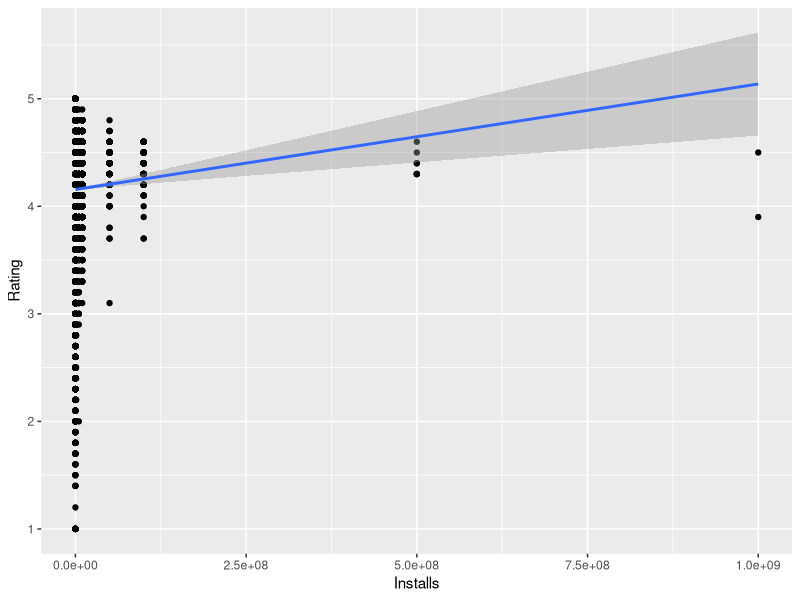
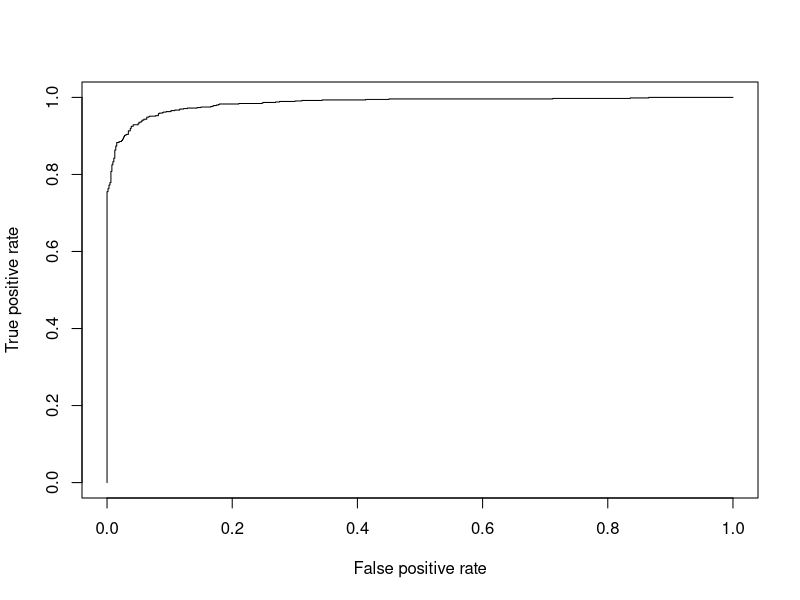

The R source for these figures, in order:
## ---- chunk 1
knitr::opts_chunk$set(echo = TRUE)
setwd("~/Documents/R/android apps")
## ---- chunk 2
library("foreign")
raw_data <- read.csv("clean_googleplaystore.csv")
str(raw_data)
## ---- chunk 3
library(ggplot2)
data <- na.omit(raw_data)
g <- ggplot(data, aes(x=Installs, y=Rating)) + geom_point() + geom_smooth(method="lm")
plot(g)
## ---- chunk 4
data$Installs <- ifelse( data$Installs < 100000 , 0, 1)
data$installations <- factor(data$Installs)
#data$out <- relevel(data$installations, ref='10000')
data$Type <- factor(ifelse(data$Type == 'Free', 1, 0))
data = data[,-c(1, 2,7,9,10,11,12, 13, 14)]
str(data)
## ---- chunk 5
set.seed(100)
trainingRows <- sample(1:nrow(data), 0.8*nrow(data))
training <- data[trainingRows, ]
test <- data[-trainingRows, ]
## ---- chunk 6
# Now we’ll execute a logistic regression with independent variables.
default.model <- glm(installations~ . ,family="binomial"(link = "logit"),training)
## ---- chunk 7
summary(default.model)
## ---- chunk 8
pred.model <- predict.glm(default.model,test,type='response')
head(pred.model)

modelhit <- mean(pred.model!=test$installations)
modelhit
## ---- chunk 9
#Predicting for a value
xx <- data.frame(Category="FAMILY",Reviews=23060,Size=21.000,Type='1',Rating=4.2)
xxpred <- predict(default.model,xx,type='response')
xxpred
#Pretty high chance according to the data we have,what if we cut the reviews to 3000?
xx.11 <- data.frame(Category="FAMILY",Reviews=3000,Size=21,Type='1',Rating=4.2)
xxpred.1 <- predict(default.model,xx.11,type='response')
xxpred.1
#Likelihood drops to 44%
new.data.test <- data.frame(Category="FAMILY",Reviews=3000,Size=21,Type='0',Rating=0)
new.data.test.pred <- predict(default.model,new.data.test, type = "response")
new.data.test.pred
## ---- chunk 10
library(ROCR)
## ---- chunk 11
#In order to use the package we first have to set the prediction 
newpred <- prediction(pred.model,test$installations)
#Next we want to measure true possitives which is "tpr" and also False Positives "fpr"
newpred.performance <- performance(newpred, measure = "tpr",x.measure = "fpr")
#then we plot these two measures
plot(newpred.performance)
#Looking pretty good, we can also get the AUC again using the performance function
AUC <- performance(newpred, measure = "auc")
AUC
